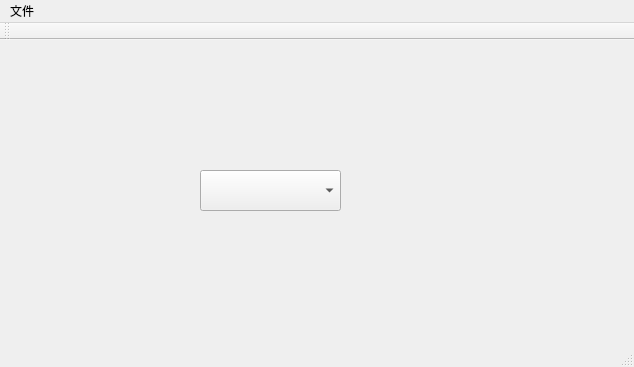
<?xml version="1.0" encoding="UTF-8"?>
<ui version="4.0">
 <class>MainWindow</class>
 <widget class="QMainWindow" name="MainWindow">
  <property name="geometry">
   <rect>
    <x>0</x>
    <y>0</y>
    <width>634</width>
    <height>367</height>
   </rect>
  </property>
  <property name="sizeIncrement">
   <size>
    <width>10</width>
    <height>10</height>
   </size>
  </property>
  <property name="cursor">
   <cursorShape>ArrowCursor</cursorShape>
  </property>
  <property name="windowTitle">
   <string>MainWindow</string>
  </property>
  <widget class="QWidget" name="centralWidget">
   <widget class="QComboBox" name="comboBox">
    <property name="geometry">
     <rect>
      <x>200</x>
      <y>130</y>
      <width>141</width>
      <height>41</height>
     </rect>
    </property>
    <property name="editable">
     <bool>false</bool>
    </property>
   </widget>
  </widget>
  <widget class="QMenuBar" name="menuBar">
   <property name="geometry">
    <rect>
     <x>0</x>
     <y>0</y>
     <width>634</width>
     <height>30</height>
    </rect>
   </property>
   <widget class="QMenu" name="menu">
    <property name="title">
     <string>文件</string>
    </property>
    <addaction name="actionOpen"/>
    <addaction name="actionSave"/>
   </widget>
   <addaction name="menu"/>
  </widget>
  <widget class="QToolBar" name="mainToolBar">
   <attribute name="toolBarArea">
    <enum>TopToolBarArea</enum>
   </attribute>
   <attribute name="toolBarBreak">
    <bool>false</bool>
   </attribute>
  </widget>
  <widget class="QStatusBar" name="statusBar"/>
  <action name="actionOpen">
   <property name="text">
    <string>Open</string>
   </property>
  </action>
  <action name="actionSave">
   <property name="text">
    <string>Save</string>
   </property>
  </action>
 </widget>
 <layoutdefault spacing="6" margin="11"/>
 <resources/>
 <connections/>
</ui>
